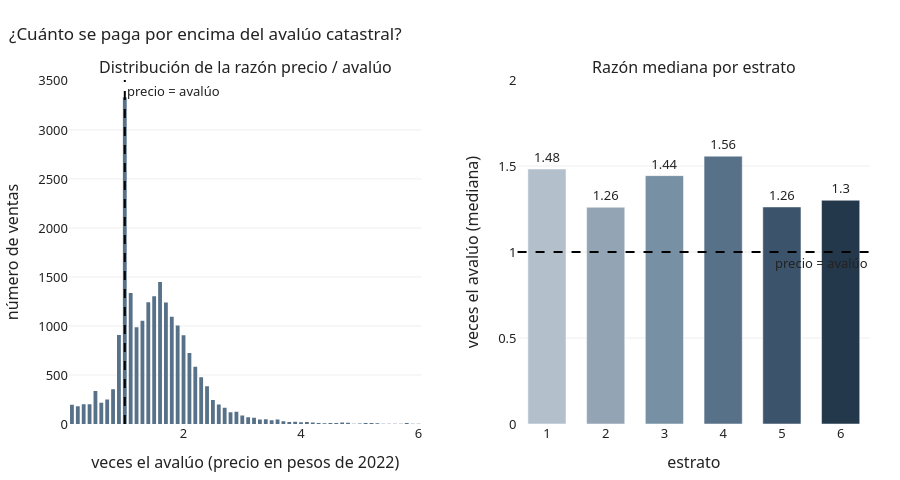

Notebook code cell kept with this figure:
### Markdown cell above
El avalúo de la base es una sola foto del catastro: el 96% de los predios vendidos en
años distintos tiene el mismo avalúo en todas sus ventas. Por eso llevamos el precio a
pesos de 2022 (el año de esa foto) antes de dividirlo por el avalúo. Una razón de 1
significa que el catastro coincide con el mercado. El 68% de las viviendas tiene avalúo
(23.696 de 34.606): el 52% de ellas son del IGAC y el 40% del observatorio.

### Code cell
# comprobar que el avalúo es de un solo año
misma_foto = (df.dropna(subset=["avaluo", "codigo_predial"]).groupby("codigo_predial")
                .agg(anios=("anio", "nunique"), avaluos=("avaluo", "nunique")).query("anios > 1"))
print(f"Predios vendidos en años distintos: {len(misma_foto):,}; con el mismo avalúo en todas sus ventas: "
      f"{(misma_foto.avaluos == 1).mean():.0%}")

a_2022 = ipc_anio.loc[2022] / ipc_anio
brecha = viv[viv.avaluo.notna()].copy()
brecha["razon"] = brecha.precio * brecha.anio.map(a_2022) / brecha.avaluo
# Con 6 o más veces el avalúo, el avalúo de 2022 no describe la vivienda vendida: en la mitad de
# esos predios el catastro de 2022 tenía 0 m² construidos (era el lote, antes de construir).
desactualizado = brecha.razon >= 6
print(f"Excluidas por avalúo desactualizado (precio de 6 o más veces el avalúo): {desactualizado.sum():,} "
      f"({desactualizado.mean():.1%})")
brecha = brecha[brecha.razon.between(0.1, 6, inclusive="left")]
r = brecha.razon

fig = make_subplots(1, 2, subplot_titles=("Distribución de la razón precio / avalúo",
                                          "Razón mediana por estrato"), horizontal_spacing=0.12)
fig.add_histogram(x=r, nbinsx=60, marker_color=PRINCIPAL, row=1, col=1, showlegend=False,
                  hovertemplate="%{x:.1f} veces: %{y} ventas<extra></extra>")
fig.add_vline(x=1, line_dash="dash", line_color="black", row=1, col=1, annotation_text="precio = avalúo")

# razón mediana por estrato, con todas las ventas
mediana_estrato = brecha.groupby("estrato", observed=True).razon.median().reindex(ESTRATOS)
fig.add_bar(x=[n.replace("Estrato ", "") for n in NOMBRES_ESTRATO], y=mediana_estrato,
            marker_color=COLORES_ESTRATO, showlegend=False,
            text=mediana_estrato.round(2), textposition="outside", cliponaxis=False,
            hovertemplate="estrato %{x}: %{y:.2f} veces el avalúo<extra></extra>", row=1, col=2)
fig.add_hline(y=1, line_dash="dash", line_color="black", row=1, col=2,
              annotation_text="precio = avalúo", annotation_position="bottom right")
fig.update_xaxes(title_text="veces el avalúo (precio en pesos de 2022)", row=1, col=1)
fig.update_yaxes(title_text="número de ventas", row=1, col=1)
fig.update_xaxes(title_text="estrato", row=1, col=2)
fig.update_yaxes(title_text="veces el avalúo (mediana)", range=[0, 2], row=1, col=2)
fig.update_layout(bargap=0.35)
mostrar(fig, "¿Cuánto se paga por encima del avalúo catastral?", alto=480)

print(f"Ventas con avalúo: {len(brecha):,}   mediana: {r.median():.2f}   "
      f"por encima del avalúo: {(r > 1).mean():.0%}   al doble o más: {(r >= 2).mean():.0%}")
W, p = stats.wilcoxon(np.log(r), alternative="greater")
anotar("¿Se paga por encima del avalúo?", "Wilcoxon de rangos con signo", W, p, f"mediana = {r.median():.2f}")
H, p, eps2 = kruskal_por_grupo(brecha, "razon", "estrato", ESTRATOS)
anotar("¿La razón precio/avalúo cambia con el estrato?", "Kruskal-Wallis", H, p, f"épsilon² = {eps2:.2f}")
d = brecha.dropna(subset=["estrato_num"])
rho, p = stats.spearmanr(d.estrato_num, d.razon)
anotar("¿A mayor estrato, mayor subvaloración?", "Correlación de Spearman", rho, p, f"rho = {rho:.2f}")
brecha.groupby("estrato_txt").razon.median().round(2).rename("razón mediana").to_frame().T

### Figure 1 — Plotly figure (JSON) as saved in the notebook; plotly's stock layout.template omitted (floating-point values rounded to 4 significant figures; data arrays with more than 128 entries replaced by an {"elided": "..."} marker saying what was removed)
{"data": [{"hovertemplate": "%{x:.1f} veces: %{y} ventas<extra></extra>", "marker": {"color": "#577189"}, "nbinsx": 60, "showlegend": false, "type": "histogram", "x": {"elided": "21462 float values"}, "xaxis": "x", "yaxis": "y"}, {"cliponaxis": false, "hovertemplate": "estrato %{x}: %{y:.2f} veces el avalúo<extra></extra>", "marker": {"color": ["#B3C0CC", "#93A5B5", "#7890A3", "#577189", "#3C546B", "#24384C"]}, "showlegend": false, "text": [1.48, 1.26, 1.44, 1.56, 1.26, 1.3], "textposition": "outside", "type": "bar", "x": ["1", "2", "3", "4", "5", "6"], "xaxis": "x2", "y": [1.482, 1.26, 1.444, 1.557, 1.262, 1.301], "yaxis": "y2"}], "layout": {"annotations": [{"font": {"size": 16}, "showarrow": false, "text": "Distribución de la razón precio / avalúo", "x": 0.22, "xanchor": "center", "xref": "paper", "y": 1.0, "yanchor": "bottom", "yref": "paper"}, {"font": {"size": 16}, "showarrow": false, "text": "Razón mediana por estrato", "x": 0.78, "xanchor": "center", "xref": "paper", "y": 1.0, "yanchor": "bottom", "yref": "paper"}, {"showarrow": false, "text": "precio = avalúo", "x": 1, "xanchor": "left", "xref": "x", "y": 1, "yanchor": "top", "yref": "y domain"}, {"showarrow": false, "text": "precio = avalúo", "x": 1, "xanchor": "right", "xref": "x2 domain", "y": 1, "yanchor": "top", "yref": "y2"}], "bargap": 0.35, "height": 480, "shapes": [{"line": {"color": "black", "dash": "dash"}, "type": "line", "x0": 1, "x1": 1, "xref": "x", "y0": 0, "y1": 1, "yref": "y domain"}, {"line": {"color": "black", "dash": "dash"}, "type": "line", "x0": 0, "x1": 1, "xref": "x2 domain", "y0": 1, "y1": 1, "yref": "y2"}], "title": {"text": "¿Cuánto se paga por encima del avalúo catastral?"}, "xaxis": {"anchor": "y", "domain": [0.0, 0.44], "title": {"text": "veces el avalúo (precio en pesos de 2022)"}}, "xaxis2": {"anchor": "y2", "domain": [0.56, 1.0], "title": {"text": "estrato"}}, "yaxis": {"anchor": "x", "domain": [0.0, 1.0], "title": {"text": "número de ventas"}}, "yaxis2": {"anchor": "x2", "domain": [0.0, 1.0], "range": [0, 2], "title": {"text": "veces el avalúo (mediana)"}}}}
